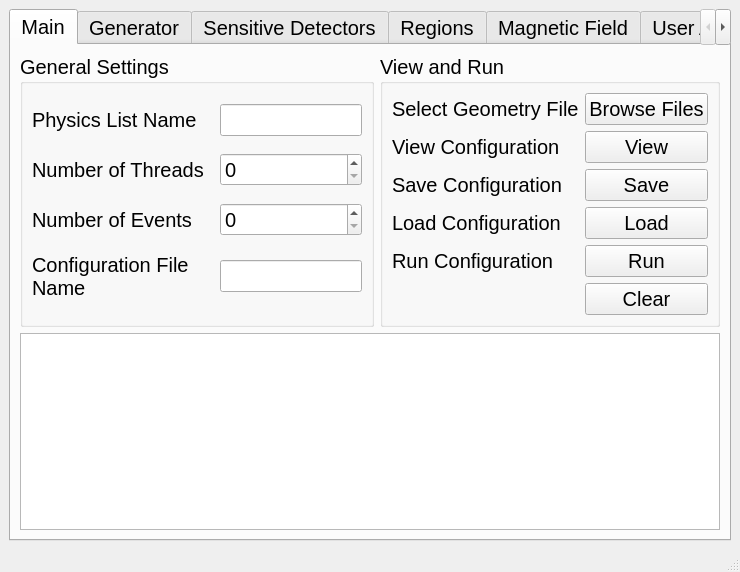
<?xml version="1.0" encoding="UTF-8"?>
<ui version="4.0">
 <class>FSLMainWindow</class>
 <widget class="QMainWindow" name="FSLMainWindow">
  <property name="geometry">
   <rect>
    <x>0</x>
    <y>0</y>
    <width>740</width>
    <height>572</height>
   </rect>
  </property>
  <property name="windowTitle">
   <string>FSLMainWindow</string>
  </property>
  <widget class="QWidget" name="centralwidget">
   <layout class="QHBoxLayout" name="horizontalLayout_2">
    <item>
     <widget class="QTabWidget" name="ConfigUtility">
      <property name="font">
       <font>
        <pointsize>15</pointsize>
       </font>
      </property>
      <property name="currentIndex">
       <number>0</number>
      </property>
      <widget class="QWidget" name="tab_2">
       <attribute name="title">
        <string>Main</string>
       </attribute>
       <layout class="QGridLayout" name="gridLayout_10">
        <item row="1" column="0" colspan="2">
         <widget class="QTextBrowser" name="tB_view_config"/>
        </item>
        <item row="0" column="1">
         <widget class="QGroupBox" name="groupBox_2">
          <property name="title">
           <string>View and Run</string>
          </property>
          <layout class="QGridLayout" name="gridLayout_8">
           <item row="0" column="0">
            <widget class="QLabel" name="label_6">
             <property name="font">
              <font>
               <pointsize>15</pointsize>
              </font>
             </property>
             <property name="text">
              <string>Select Geometry File</string>
             </property>
            </widget>
           </item>
           <item row="0" column="1">
            <widget class="QPushButton" name="pB_geom">
             <property name="text">
              <string>Browse Files</string>
             </property>
            </widget>
           </item>
           <item row="1" column="0">
            <widget class="QLabel" name="label_8">
             <property name="font">
              <font>
               <pointsize>15</pointsize>
              </font>
             </property>
             <property name="text">
              <string>View Configuration </string>
             </property>
            </widget>
           </item>
           <item row="1" column="1">
            <widget class="QPushButton" name="pB_view">
             <property name="text">
              <string>View</string>
             </property>
            </widget>
           </item>
           <item row="2" column="0">
            <widget class="QLabel" name="label_23">
             <property name="font">
              <font>
               <pointsize>15</pointsize>
              </font>
             </property>
             <property name="text">
              <string>Save Configuration </string>
             </property>
            </widget>
           </item>
           <item row="2" column="1">
            <widget class="QPushButton" name="pB_Save">
             <property name="text">
              <string>Save</string>
             </property>
            </widget>
           </item>
           <item row="3" column="0">
            <widget class="QLabel" name="label_42">
             <property name="font">
              <font>
               <pointsize>15</pointsize>
              </font>
             </property>
             <property name="text">
              <string>Load Configuration </string>
             </property>
            </widget>
           </item>
           <item row="3" column="1">
            <widget class="QPushButton" name="pB_Load">
             <property name="text">
              <string>Load</string>
             </property>
            </widget>
           </item>
           <item row="4" column="0">
            <widget class="QLabel" name="label_44">
             <property name="font">
              <font>
               <pointsize>15</pointsize>
              </font>
             </property>
             <property name="text">
              <string>Run Configuration </string>
             </property>
            </widget>
           </item>
           <item row="4" column="1">
            <widget class="QPushButton" name="pB_Run">
             <property name="text">
              <string>Run</string>
             </property>
            </widget>
           </item>
           <item row="5" column="1">
            <widget class="QPushButton" name="pB_main_clear">
             <property name="text">
              <string>Clear</string>
             </property>
            </widget>
           </item>
          </layout>
         </widget>
        </item>
        <item row="0" column="0">
         <widget class="QGroupBox" name="groupBox_3">
          <property name="title">
           <string>General Settings</string>
          </property>
          <layout class="QGridLayout" name="gridLayout_9">
           <item row="0" column="0">
            <widget class="QLabel" name="label">
             <property name="font">
              <font>
               <pointsize>15</pointsize>
              </font>
             </property>
             <property name="text">
              <string>Physics List Name</string>
             </property>
            </widget>
           </item>
           <item row="0" column="1">
            <widget class="QLineEdit" name="lE_PLN"/>
           </item>
           <item row="1" column="0">
            <widget class="QLabel" name="label_3">
             <property name="font">
              <font>
               <pointsize>15</pointsize>
              </font>
             </property>
             <property name="text">
              <string>Number of Threads</string>
             </property>
            </widget>
           </item>
           <item row="1" column="1">
            <widget class="QSpinBox" name="sB_NOT"/>
           </item>
           <item row="2" column="0">
            <widget class="QLabel" name="label_2">
             <property name="font">
              <font>
               <pointsize>15</pointsize>
              </font>
             </property>
             <property name="text">
              <string>Number of Events</string>
             </property>
            </widget>
           </item>
           <item row="2" column="1">
            <widget class="QSpinBox" name="sB_NOE"/>
           </item>
           <item row="3" column="0">
            <widget class="QLabel" name="label_20">
             <property name="font">
              <font>
               <pointsize>15</pointsize>
              </font>
             </property>
             <property name="text">
              <string>Configuration File Name</string>
             </property>
             <property name="wordWrap">
              <bool>true</bool>
             </property>
            </widget>
           </item>
           <item row="3" column="1">
            <widget class="QLineEdit" name="lE_CFN"/>
           </item>
          </layout>
         </widget>
        </item>
       </layout>
      </widget>
      <widget class="QWidget" name="generator">
       <attribute name="title">
        <string>Generator</string>
       </attribute>
       <layout class="QGridLayout" name="gridLayout">
        <item row="5" column="6" rowspan="2">
         <spacer name="verticalSpacer_3">
          <property name="orientation">
           <enum>Qt::Vertical</enum>
          </property>
          <property name="sizeHint" stdset="0">
           <size>
            <width>20</width>
            <height>60</height>
           </size>
          </property>
         </spacer>
        </item>
        <item row="2" column="5" rowspan="3" colspan="2">
         <layout class="QHBoxLayout" name="horizontalLayout_9">
          <item>
           <layout class="QVBoxLayout" name="verticalLayout_8">
            <item>
             <widget class="QLabel" name="label_13">
              <property name="font">
               <font>
                <pointsize>15</pointsize>
               </font>
              </property>
              <property name="text">
               <string>Input File</string>
              </property>
             </widget>
            </item>
            <item>
             <widget class="QLabel" name="label_14">
              <property name="font">
               <font>
                <pointsize>15</pointsize>
               </font>
              </property>
              <property name="text">
               <string>Type of Event</string>
              </property>
             </widget>
            </item>
           </layout>
          </item>
          <item>
           <layout class="QVBoxLayout" name="verticalLayout_9">
            <item>
             <widget class="QPushButton" name="pB_pythia_browse">
              <property name="text">
               <string>Browse Files</string>
              </property>
             </widget>
            </item>
            <item>
             <widget class="QComboBox" name="cB_pythia_type_of_eve">
              <item>
               <property name="text">
                <string>ttbar</string>
               </property>
              </item>
              <item>
               <property name="text">
                <string>higgs</string>
               </property>
              </item>
              <item>
               <property name="text">
                <string>minbias</string>
               </property>
              </item>
             </widget>
            </item>
           </layout>
          </item>
         </layout>
        </item>
        <item row="4" column="1" rowspan="2" colspan="3">
         <widget class="QLineEdit" name="lE_part_dir"/>
        </item>
        <item row="0" column="2" colspan="4">
         <layout class="QHBoxLayout" name="horizontalLayout_4">
          <item>
           <widget class="QComboBox" name="cB_gen_options">
            <item>
             <property name="text">
              <string>G4ParticleGun</string>
             </property>
            </item>
            <item>
             <property name="text">
              <string>Pythia</string>
             </property>
            </item>
           </widget>
          </item>
         </layout>
        </item>
        <item row="2" column="1" colspan="2">
         <widget class="QComboBox" name="cB_particle">
          <item>
           <property name="text">
            <string>e-</string>
           </property>
          </item>
          <item>
           <property name="text">
            <string>e+</string>
           </property>
          </item>
          <item>
           <property name="text">
            <string>gamma</string>
           </property>
          </item>
          <item>
           <property name="text">
            <string>muon</string>
           </property>
          </item>
          <item>
           <property name="text">
            <string>geantino</string>
           </property>
          </item>
         </widget>
        </item>
        <item row="1" column="5">
         <widget class="QLabel" name="label_12">
          <property name="font">
           <font>
            <pointsize>18</pointsize>
           </font>
          </property>
          <property name="text">
           <string>Pythia</string>
          </property>
         </widget>
        </item>
        <item row="1" column="0">
         <widget class="QLabel" name="label_11">
          <property name="font">
           <font>
            <pointsize>18</pointsize>
           </font>
          </property>
          <property name="text">
           <string>G4ParticleGun</string>
          </property>
         </widget>
        </item>
        <item row="3" column="1" colspan="2">
         <widget class="QLineEdit" name="lE_part_energy"/>
        </item>
        <item row="3" column="3">
         <widget class="QLabel" name="label_19">
          <property name="font">
           <font>
            <pointsize>15</pointsize>
           </font>
          </property>
          <property name="text">
           <string>GeV</string>
          </property>
         </widget>
        </item>
        <item row="2" column="0" rowspan="5">
         <layout class="QVBoxLayout" name="verticalLayout_2">
          <item>
           <widget class="QLabel" name="label_15">
            <property name="font">
             <font>
              <pointsize>15</pointsize>
             </font>
            </property>
            <property name="text">
             <string>Particle name</string>
            </property>
           </widget>
          </item>
          <item>
           <widget class="QLabel" name="label_16">
            <property name="font">
             <font>
              <pointsize>15</pointsize>
             </font>
            </property>
            <property name="text">
             <string>Particle Energy</string>
            </property>
           </widget>
          </item>
          <item>
           <widget class="QLabel" name="label_17">
            <property name="font">
             <font>
              <pointsize>15</pointsize>
             </font>
            </property>
            <property name="text">
             <string>Particle Direction</string>
            </property>
           </widget>
          </item>
          <item>
           <widget class="QLabel" name="label_18">
            <property name="font">
             <font>
              <pointsize>15</pointsize>
             </font>
            </property>
            <property name="text">
             <string>Number of primaries per event </string>
            </property>
            <property name="wordWrap">
             <bool>true</bool>
            </property>
           </widget>
          </item>
         </layout>
        </item>
        <item row="0" column="1">
         <widget class="QLabel" name="label_10">
          <property name="font">
           <font>
            <pointsize>15</pointsize>
           </font>
          </property>
          <property name="text">
           <string>Select Generator</string>
          </property>
         </widget>
        </item>
        <item row="6" column="1">
         <widget class="QSpinBox" name="sB_NOPE"/>
        </item>
        <item row="7" column="4">
         <spacer name="verticalSpacer_2">
          <property name="orientation">
           <enum>Qt::Vertical</enum>
          </property>
          <property name="sizeHint" stdset="0">
           <size>
            <width>20</width>
            <height>208</height>
           </size>
          </property>
         </spacer>
        </item>
       </layout>
      </widget>
      <widget class="QWidget" name="Sens_det">
       <attribute name="title">
        <string>Sensitive Detectors</string>
       </attribute>
       <layout class="QGridLayout" name="gridLayout_7">
        <item row="0" column="4">
         <widget class="QLineEdit" name="lE_hits"/>
        </item>
        <item row="1" column="4">
         <widget class="QLineEdit" name="lE_histo"/>
        </item>
        <item row="2" column="1">
         <spacer name="horizontalSpacer_13">
          <property name="orientation">
           <enum>Qt::Horizontal</enum>
          </property>
          <property name="sizeHint" stdset="0">
           <size>
            <width>87</width>
            <height>20</height>
           </size>
          </property>
         </spacer>
        </item>
        <item row="2" column="2">
         <widget class="QLabel" name="label_27">
          <property name="font">
           <font>
            <pointsize>16</pointsize>
           </font>
          </property>
          <property name="text">
           <string>Sensitive Detector Extensions</string>
          </property>
         </widget>
        </item>
        <item row="2" column="3">
         <spacer name="horizontalSpacer_14">
          <property name="orientation">
           <enum>Qt::Horizontal</enum>
          </property>
          <property name="sizeHint" stdset="0">
           <size>
            <width>87</width>
            <height>20</height>
           </size>
          </property>
         </spacer>
        </item>
        <item row="3" column="0" colspan="5">
         <widget class="QListView" name="sens_det_view"/>
        </item>
        <item row="0" column="3">
         <widget class="QLabel" name="label_33">
          <property name="font">
           <font>
            <pointsize>15</pointsize>
           </font>
          </property>
          <property name="text">
           <string>Output Hits</string>
          </property>
         </widget>
        </item>
        <item row="1" column="3">
         <widget class="QLabel" name="label_34">
          <property name="font">
           <font>
            <pointsize>15</pointsize>
           </font>
          </property>
          <property name="text">
           <string>Output Histo</string>
          </property>
         </widget>
        </item>
        <item row="4" column="0">
         <layout class="QHBoxLayout" name="horizontalLayout_8">
          <item>
           <widget class="QPushButton" name="pB_add_sens_det">
            <property name="text">
             <string>＋</string>
            </property>
           </widget>
          </item>
          <item>
           <widget class="QPushButton" name="pB_del_sens_det">
            <property name="text">
             <string>−</string>
            </property>
           </widget>
          </item>
         </layout>
        </item>
       </layout>
      </widget>
      <widget class="QWidget" name="Region">
       <attribute name="title">
        <string>Regions</string>
       </attribute>
       <widget class="QLabel" name="label_43">
        <property name="geometry">
         <rect>
          <x>320</x>
          <y>30</y>
          <width>71</width>
          <height>18</height>
         </rect>
        </property>
        <property name="font">
         <font>
          <pointsize>15</pointsize>
         </font>
        </property>
        <property name="text">
         <string>Regions</string>
        </property>
       </widget>
       <widget class="QTableView" name="regions_table">
        <property name="geometry">
         <rect>
          <x>20</x>
          <y>60</y>
          <width>671</width>
          <height>341</height>
         </rect>
        </property>
       </widget>
       <widget class="QWidget" name="layoutWidget">
        <property name="geometry">
         <rect>
          <x>20</x>
          <y>410</y>
          <width>168</width>
          <height>41</height>
         </rect>
        </property>
        <layout class="QHBoxLayout" name="horizontalLayout_3">
         <item>
          <widget class="QPushButton" name="pB_add_region">
           <property name="text">
            <string>＋</string>
           </property>
          </widget>
         </item>
         <item>
          <widget class="QPushButton" name="pB_del_region">
           <property name="text">
            <string>−</string>
           </property>
          </widget>
         </item>
        </layout>
       </widget>
      </widget>
      <widget class="QWidget" name="Mag_Field">
       <attribute name="title">
        <string>Magnetic Field</string>
       </attribute>
       <widget class="QLabel" name="label_24">
        <property name="geometry">
         <rect>
          <x>150</x>
          <y>90</y>
          <width>41</width>
          <height>22</height>
         </rect>
        </property>
        <property name="font">
         <font>
          <pointsize>18</pointsize>
         </font>
        </property>
        <property name="text">
         <string>Fixed</string>
        </property>
       </widget>
       <widget class="QWidget" name="layoutWidget">
        <property name="geometry">
         <rect>
          <x>30</x>
          <y>130</y>
          <width>271</width>
          <height>41</height>
         </rect>
        </property>
        <layout class="QGridLayout" name="gridLayout_3">
         <item row="0" column="0">
          <widget class="QLabel" name="label_4">
           <property name="font">
            <font>
             <pointsize>15</pointsize>
            </font>
           </property>
           <property name="text">
            <string>Magnetic Field</string>
           </property>
          </widget>
         </item>
         <item row="0" column="1">
          <widget class="QLineEdit" name="lE_fixed_MF"/>
         </item>
         <item row="0" column="2">
          <widget class="QLabel" name="label_5">
           <property name="font">
            <font>
             <pointsize>15</pointsize>
            </font>
           </property>
           <property name="text">
            <string>Tesla</string>
           </property>
          </widget>
         </item>
        </layout>
       </widget>
       <widget class="QWidget" name="layoutWidget">
        <property name="geometry">
         <rect>
          <x>0</x>
          <y>0</y>
          <width>328</width>
          <height>33</height>
         </rect>
        </property>
        <layout class="QHBoxLayout" name="horizontalLayout">
         <item>
          <widget class="QLabel" name="label_22">
           <property name="font">
            <font>
             <pointsize>15</pointsize>
            </font>
           </property>
           <property name="text">
            <string>Select Magnetic Field</string>
           </property>
          </widget>
         </item>
         <item>
          <widget class="QComboBox" name="cB_magnetic_field">
           <item>
            <property name="text">
             <string>Fixed Axial</string>
            </property>
           </item>
           <item>
            <property name="text">
             <string>Map</string>
            </property>
           </item>
          </widget>
         </item>
        </layout>
       </widget>
       <widget class="QLabel" name="label_29">
        <property name="geometry">
         <rect>
          <x>470</x>
          <y>90</y>
          <width>34</width>
          <height>22</height>
         </rect>
        </property>
        <property name="font">
         <font>
          <pointsize>18</pointsize>
         </font>
        </property>
        <property name="text">
         <string>Map</string>
        </property>
       </widget>
       <widget class="QWidget" name="layoutWidget">
        <property name="geometry">
         <rect>
          <x>350</x>
          <y>130</y>
          <width>326</width>
          <height>70</height>
         </rect>
        </property>
        <layout class="QGridLayout" name="gridLayout_2">
         <item row="0" column="0">
          <widget class="QLabel" name="label_7">
           <property name="font">
            <font>
             <pointsize>15</pointsize>
            </font>
           </property>
           <property name="text">
            <string>Magnetic FIeld Map</string>
           </property>
          </widget>
         </item>
         <item row="0" column="1">
          <widget class="QLineEdit" name="lE_magnetic_field_map"/>
         </item>
         <item row="1" column="0">
          <widget class="QLabel" name="label_21">
           <property name="font">
            <font>
             <pointsize>15</pointsize>
            </font>
           </property>
           <property name="text">
            <string>Magnetic FIeld Plugin</string>
           </property>
          </widget>
         </item>
         <item row="1" column="1">
          <widget class="QPushButton" name="pB_magnetic_field_plugin">
           <property name="text">
            <string>Browse Files</string>
           </property>
          </widget>
         </item>
        </layout>
       </widget>
      </widget>
      <widget class="QWidget" name="User_Actions">
       <attribute name="title">
        <string>User Actions</string>
       </attribute>
       <widget class="QLabel" name="label_25">
        <property name="geometry">
         <rect>
          <x>280</x>
          <y>10</y>
          <width>171</width>
          <height>31</height>
         </rect>
        </property>
        <property name="font">
         <font>
          <pointsize>16</pointsize>
         </font>
        </property>
        <property name="text">
         <string>User Action Extensions</string>
        </property>
       </widget>
       <widget class="QLabel" name="label_37">
        <property name="geometry">
         <rect>
          <x>40</x>
          <y>330</y>
          <width>101</width>
          <height>31</height>
         </rect>
        </property>
        <property name="font">
         <font>
          <pointsize>16</pointsize>
         </font>
        </property>
        <property name="text">
         <string>Run Actions</string>
        </property>
       </widget>
       <widget class="QLabel" name="label_38">
        <property name="geometry">
         <rect>
          <x>320</x>
          <y>330</y>
          <width>111</width>
          <height>31</height>
         </rect>
        </property>
        <property name="font">
         <font>
          <pointsize>16</pointsize>
         </font>
        </property>
        <property name="text">
         <string>Event Actions</string>
        </property>
       </widget>
       <widget class="QLabel" name="label_39">
        <property name="geometry">
         <rect>
          <x>40</x>
          <y>370</y>
          <width>131</width>
          <height>31</height>
         </rect>
        </property>
        <property name="font">
         <font>
          <pointsize>16</pointsize>
         </font>
        </property>
        <property name="text">
         <string>Stepping Actions</string>
        </property>
       </widget>
       <widget class="QLabel" name="label_40">
        <property name="geometry">
         <rect>
          <x>320</x>
          <y>370</y>
          <width>131</width>
          <height>31</height>
         </rect>
        </property>
        <property name="font">
         <font>
          <pointsize>16</pointsize>
         </font>
        </property>
        <property name="text">
         <string>Stacking Actions</string>
        </property>
       </widget>
       <widget class="QLabel" name="label_41">
        <property name="geometry">
         <rect>
          <x>40</x>
          <y>410</y>
          <width>131</width>
          <height>31</height>
         </rect>
        </property>
        <property name="font">
         <font>
          <pointsize>16</pointsize>
         </font>
        </property>
        <property name="text">
         <string>Tracking Actions</string>
        </property>
       </widget>
       <widget class="QPushButton" name="pB_run_actions">
        <property name="geometry">
         <rect>
          <x>180</x>
          <y>330</y>
          <width>100</width>
          <height>32</height>
         </rect>
        </property>
        <property name="text">
         <string>Browse Files</string>
        </property>
       </widget>
       <widget class="QPushButton" name="pB_event_actions">
        <property name="geometry">
         <rect>
          <x>450</x>
          <y>330</y>
          <width>100</width>
          <height>32</height>
         </rect>
        </property>
        <property name="text">
         <string>Browse Files</string>
        </property>
       </widget>
       <widget class="QPushButton" name="pB_stepping_actions">
        <property name="geometry">
         <rect>
          <x>180</x>
          <y>370</y>
          <width>100</width>
          <height>32</height>
         </rect>
        </property>
        <property name="text">
         <string>Browse Files</string>
        </property>
       </widget>
       <widget class="QPushButton" name="pB_stacking_actions">
        <property name="geometry">
         <rect>
          <x>450</x>
          <y>370</y>
          <width>100</width>
          <height>32</height>
         </rect>
        </property>
        <property name="text">
         <string>Browse Files</string>
        </property>
       </widget>
       <widget class="QPushButton" name="pB_tracking_actions">
        <property name="geometry">
         <rect>
          <x>180</x>
          <y>410</y>
          <width>100</width>
          <height>32</height>
         </rect>
        </property>
        <property name="text">
         <string>Browse Files</string>
        </property>
       </widget>
       <widget class="QPushButton" name="pB_del_user_action">
        <property name="geometry">
         <rect>
          <x>610</x>
          <y>310</y>
          <width>71</width>
          <height>31</height>
         </rect>
        </property>
        <property name="text">
         <string>Delete</string>
        </property>
       </widget>
       <widget class="QTableView" name="user_action_table">
        <property name="geometry">
         <rect>
          <x>30</x>
          <y>50</y>
          <width>651</width>
          <height>251</height>
         </rect>
        </property>
       </widget>
      </widget>
      <widget class="QWidget" name="G4UI">
       <attribute name="title">
        <string>G4UI</string>
       </attribute>
       <layout class="QGridLayout" name="gridLayout_6">
        <item row="0" column="0" colspan="3">
         <layout class="QHBoxLayout" name="horizontalLayout_5">
          <item>
           <layout class="QVBoxLayout" name="verticalLayout_6">
            <item>
             <widget class="QLabel" name="label_26">
              <property name="font">
               <font>
                <pointsize>16</pointsize>
               </font>
              </property>
              <property name="text">
               <string>g4Ui Commands</string>
              </property>
             </widget>
            </item>
            <item>
             <widget class="QLabel" name="label_36">
              <property name="font">
               <font>
                <pointsize>16</pointsize>
               </font>
              </property>
              <property name="text">
               <string>Set Verbosity</string>
              </property>
             </widget>
            </item>
           </layout>
          </item>
          <item>
           <layout class="QVBoxLayout" name="verticalLayout">
            <item>
             <widget class="QCheckBox" name="cB_control">
              <property name="text">
               <string>  Control</string>
              </property>
             </widget>
            </item>
            <item>
             <widget class="QSpinBox" name="sB_control"/>
            </item>
           </layout>
          </item>
          <item>
           <layout class="QVBoxLayout" name="verticalLayout_3">
            <item>
             <widget class="QCheckBox" name="cB_event">
              <property name="text">
               <string>  Event</string>
              </property>
             </widget>
            </item>
            <item>
             <widget class="QSpinBox" name="sB_event"/>
            </item>
           </layout>
          </item>
          <item>
           <layout class="QVBoxLayout" name="verticalLayout_4">
            <item>
             <widget class="QCheckBox" name="cB_run">
              <property name="text">
               <string>  Run</string>
              </property>
             </widget>
            </item>
            <item>
             <widget class="QSpinBox" name="sB_run"/>
            </item>
           </layout>
          </item>
          <item>
           <layout class="QVBoxLayout" name="verticalLayout_5">
            <item>
             <widget class="QCheckBox" name="cB_tracking">
              <property name="text">
               <string>  Tracking</string>
              </property>
             </widget>
            </item>
            <item>
             <widget class="QSpinBox" name="sB_tracking"/>
            </item>
           </layout>
          </item>
         </layout>
        </item>
        <item row="1" column="0">
         <spacer name="horizontalSpacer_8">
          <property name="orientation">
           <enum>Qt::Horizontal</enum>
          </property>
          <property name="sizeHint" stdset="0">
           <size>
            <width>227</width>
            <height>20</height>
           </size>
          </property>
         </spacer>
        </item>
        <item row="1" column="1">
         <widget class="QLabel" name="label_45">
          <property name="font">
           <font>
            <pointsize>16</pointsize>
           </font>
          </property>
          <property name="text">
           <string>Additional g4Ui Commands</string>
          </property>
         </widget>
        </item>
        <item row="1" column="2">
         <spacer name="horizontalSpacer_9">
          <property name="orientation">
           <enum>Qt::Horizontal</enum>
          </property>
          <property name="sizeHint" stdset="0">
           <size>
            <width>228</width>
            <height>20</height>
           </size>
          </property>
         </spacer>
        </item>
        <item row="2" column="0" colspan="3">
         <widget class="QListView" name="g4ui_view"/>
        </item>
        <item row="3" column="0" colspan="3">
         <layout class="QHBoxLayout" name="horizontalLayout_6">
          <item>
           <widget class="QPushButton" name="pB_add_g4ui">
            <property name="text">
             <string>Add Command</string>
            </property>
           </widget>
          </item>
          <item>
           <widget class="QLineEdit" name="lE_g4ui"/>
          </item>
         </layout>
        </item>
        <item row="4" column="0" colspan="3">
         <widget class="QPushButton" name="pB_del_g4ui">
          <property name="text">
           <string>Delete Command</string>
          </property>
         </widget>
        </item>
       </layout>
      </widget>
      <widget class="QWidget" name="tab">
       <attribute name="title">
        <string>Shape </string>
       </attribute>
       <layout class="QGridLayout" name="gridLayout_4">
        <item row="0" column="0" colspan="2">
         <spacer name="horizontalSpacer_12">
          <property name="orientation">
           <enum>Qt::Horizontal</enum>
          </property>
          <property name="sizeHint" stdset="0">
           <size>
            <width>228</width>
            <height>20</height>
           </size>
          </property>
         </spacer>
        </item>
        <item row="0" column="2">
         <widget class="QLabel" name="label_28">
          <property name="font">
           <font>
            <pointsize>16</pointsize>
           </font>
          </property>
          <property name="text">
           <string>Shape Extensions</string>
          </property>
         </widget>
        </item>
        <item row="0" column="3">
         <spacer name="horizontalSpacer_11">
          <property name="orientation">
           <enum>Qt::Horizontal</enum>
          </property>
          <property name="sizeHint" stdset="0">
           <size>
            <width>294</width>
            <height>20</height>
           </size>
          </property>
         </spacer>
        </item>
        <item row="1" column="0" colspan="4">
         <widget class="QListView" name="shape_view"/>
        </item>
        <item row="2" column="0">
         <layout class="QHBoxLayout" name="horizontalLayout_7">
          <item>
           <widget class="QPushButton" name="pB_add_shape_ext_file">
            <property name="text">
             <string>＋</string>
            </property>
           </widget>
          </item>
          <item>
           <widget class="QPushButton" name="pB_del_shape_ext_file">
            <property name="text">
             <string>−</string>
            </property>
           </widget>
          </item>
         </layout>
        </item>
        <item row="2" column="1" colspan="3">
         <spacer name="horizontalSpacer_10">
          <property name="orientation">
           <enum>Qt::Horizontal</enum>
          </property>
          <property name="sizeHint" stdset="0">
           <size>
            <width>546</width>
            <height>20</height>
           </size>
          </property>
         </spacer>
        </item>
       </layout>
      </widget>
     </widget>
    </item>
   </layout>
  </widget>
  <widget class="QMenuBar" name="menubar">
   <property name="geometry">
    <rect>
     <x>0</x>
     <y>0</y>
     <width>740</width>
     <height>22</height>
    </rect>
   </property>
  </widget>
  <widget class="QStatusBar" name="statusbar"/>
  <action name="actionFile">
   <property name="enabled">
    <bool>true</bool>
   </property>
   <property name="text">
    <string>File</string>
   </property>
  </action>
 </widget>
 <resources/>
 <connections/>
</ui>
